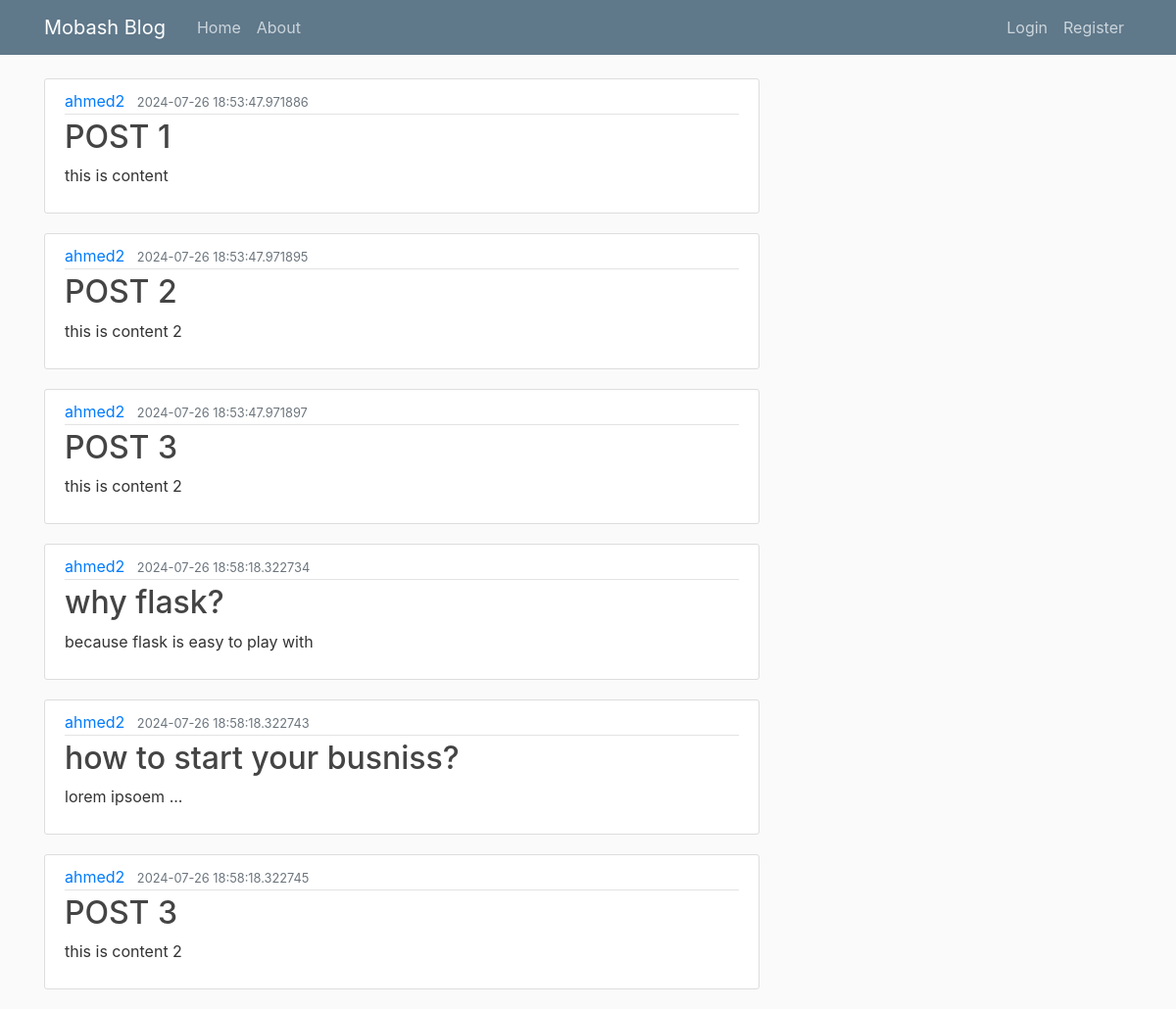
The page /home on the database its author committed.
### mobash_blog/models.py (models this page shows, shortened)
class User(db.Model):
    id = db.Column(db.Integer, primary_key=True)
    username = db.Column(db.String(20), unique=True, nullable=False)
    email = db.Column(db.String(120), unique=True, nullable=False)
    image_file = db.Column(db.String(20), nullable=False, default='default.jpg')
    password = db.Column(db.String(60), nullable=False)
    posts = db.relationship('Post', backref='author', lazy=True)    # the first arg is the name of the class not the table cause the table is lowercase

class Post(db.Model):
    id = db.Column(db.Integer, primary_key=True)
    title = db.Column(db.String(100), nullable=False)
    date_posted = db.Column(db.DateTime, nullable=False, default=datetime.utcnow)
    content = db.Column(db.Text, nullable=False)
    user_id = db.Column(db.Integer, db.ForeignKey('user.id'), nullable=False)   # this user id from author ins we passed
    def to_dict(self):
        author = User.query.filter_by(id=self.user_id).first().username
        return {
            "author":author,
            "title":self.title,
            "content":self.content,
            "date_posted":self.date_posted
        }

### mobash_blog/routes.py (the view)
@app.route("/")
@app.route("/home")
def home():
    title = "HOME PAGE"
    posts = []
    for post in Post.query.all():
        posts.append(post.to_dict())
    return render_template('home.html', posts=posts, title=title)

### mobash_blog/templates/home.html
{% extends "layout.html" %}
{% block content %}
    {% for post in posts%}
        <article class="media content-section">
            <div class="media-body">
                <div class="article-metadata">
                    <a class="mr-2" href="#">{{ post.author }}</a>
                    <small class="text-muted">{{ post.date_posted }}</small>
                </div>
                <h2><a class="article-title" href="#">{{ post.title }}</a></h2>
                <p class="article-content">{{ post.content }}</p>
            </div>
      </article>
    {% endfor %}
{% endblock content %}

### mobash_blog/templates/layout.html (shortened to what this page needs)
<!DOCTYPE html>
<html>
    <head>
        <link href="https://stackpath.bootstrapcdn.com/bootstrap/4.5.2/css/bootstrap.min.css" rel="stylesheet">
        <link rel="stylesheet" type="text/css" href="{{ url_for('static', filename='main.css') }}" >
    </head>
    <body>
        <header class="site-header">
            <nav class="navbar navbar-expand-md navbar-dark bg-steel fixed-top">
              <div class="container">
                    <a class="navbar-brand mr-4" href="/">Mobash Blog</a>
                    <div class="collapse navbar-collapse" id="navbarToggle">
                        <div class="navbar-nav mr-auto">
                            <a class="nav-item nav-link" href="{{ url_for('home') }}">Home</a>
                            <a class="nav-item nav-link" href="{{ url_for('about') }}">About</a>
                        </div>
                        <div class="navbar-nav">
                            <a class="nav-item nav-link" href="/login">Login</a>
                            <a class="nav-item nav-link" href="/register">Register</a>
                        </div>
                    </div>
              </div>
            </nav>
        </header>
        <main role="main" class="container">
            <div class="row">
                <div class="col-md-8">
                    {% block content %}{% endblock %}
                    </div>
                </div>
        </main>
    </body>
</html>

### mobash_blog/static/main.css (style rules this page uses)
body { background: #fafafa; color: #333333; margin-top: 5rem; }
h1, h2, h3, h4, h5, h6 { color: #444444; }
.bg-steel { background-color: #5f788a; }
.site-header .navbar-nav .nav-link { color: #cbd5db; }
.content-section { background: #ffffff; padding: 10px 20px; border: 1px solid #dddddd; border-radius: 3px; margin-bottom: 20px; }
.article-title { color: #444444; }
.article-content { white-space: pre-line; }
.article-metadata { padding-bottom: 1px; margin-bottom: 4px; border-bottom: 1px solid #e3e3e3 }

### rows shown on the page
User: author "ahmed2" "ahmed2" "ahmed2" "ahmed2" "ahmed2" "ahmed2"
Post: date_posted "2024-07-26 18:53:47.971886", title "POST 1", content "this is content"
Post: date_posted "2024-07-26 18:53:47.971895", title "POST 2", content "this is content 2"
Post: date_posted "2024-07-26 18:53:47.971897", title "POST 3", content "this is content 2"
Post: date_posted "2024-07-26 18:58:18.322734", title "why flask?", content "because flask is easy to play with"
Post: date_posted "2024-07-26 18:58:18.322743", title "how to start your busniss?", content "lorem ipsoem ..."
Post: date_posted "2024-07-26 18:58:18.322745", title "POST 3", content "this is content 2"
